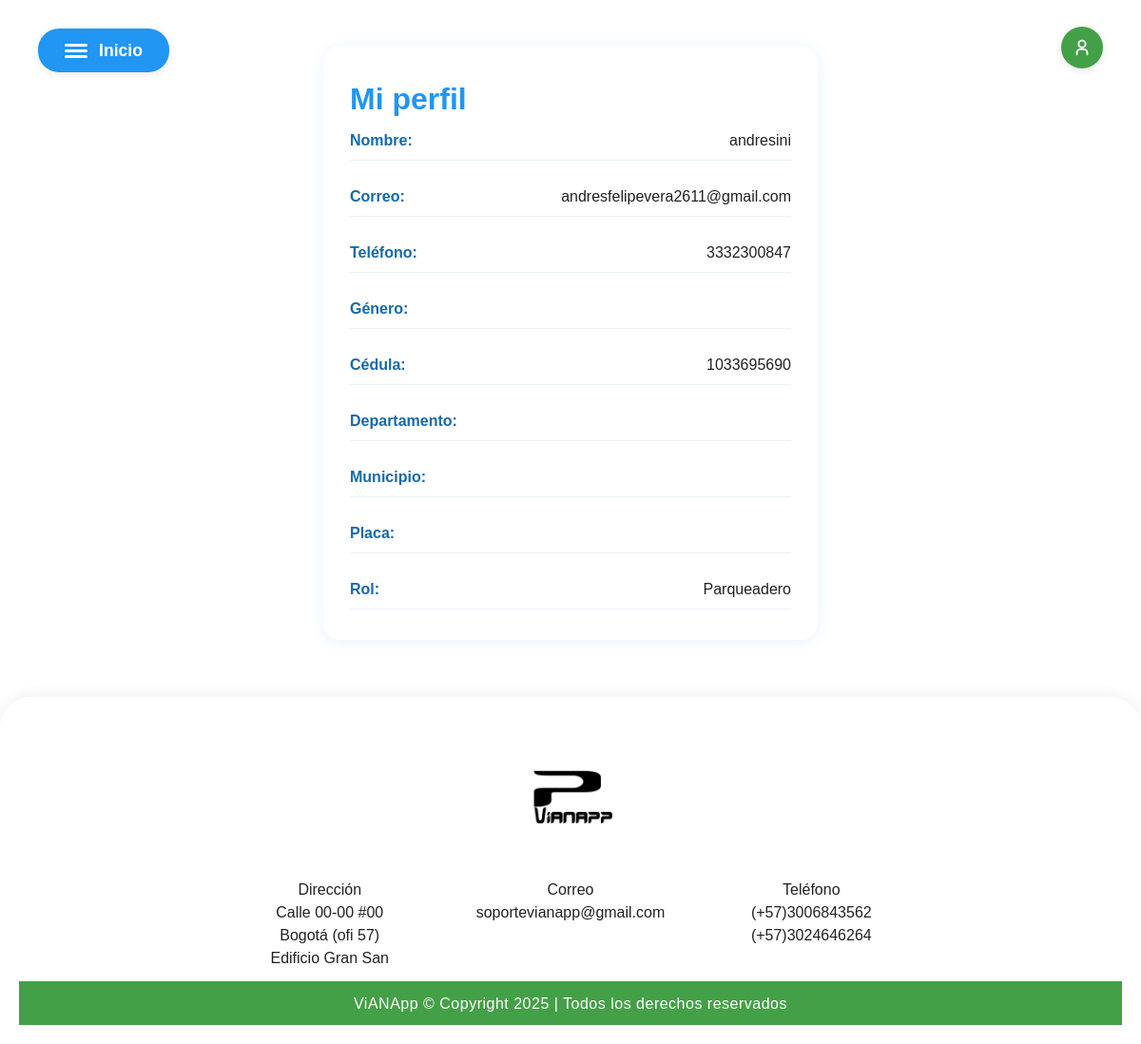
The app's page /profile/ (signed in) with its own data.
### core/models.py (models this page shows, shortened)
class Profile(models.Model):
    ROLES = (
        ('admin', 'Admin'),
        ('cliente', 'Cliente'),
        ('parqueadero', 'Parqueadero'),
    )
    user = models.OneToOneField(User, on_delete=models.CASCADE)
    rol = models.CharField(max_length=20, choices=ROLES, default='cliente')
    nombres = models.CharField(max_length=100)
    apellidos = models.CharField(max_length=100)
    telefono = models.CharField(max_length=20)
    genero = models.CharField(max_length=20, blank=True)
    cedula = models.CharField(max_length=30)
    departamento = models.CharField(max_length=50)
    municipio = models.CharField(max_length=50)
    placa = models.CharField(max_length=20)
    tarjeta = models.ImageField(upload_to='tarjetas/', blank=True, null=True)

### core/urls.py (the view)
# urls.py: path('profile/', profile, name='profile'),
@login_required
def profile(request):
    return render(request, 'core/profile.html', {'user': request.user, 'profile': request.user.profile})

### core/templates/core/profile.html (shortened to what this page needs)
{% extends 'core/base.html' %}
{% load static %}
    {% block content %}
    <div class="profile-outer">
        <h1 class="azul">Mi perfil</h1>
        <div class="profile-card">
            <div class="profile-row">
                <span class="profile-label">Nombre:</span>
                <span class="profile-value">{{ profile.nombres }} {{ profile.apellidos }}</span>
            </div>
            <div class="profile-row">
                <span class="profile-label">Correo:</span>
                <span class="profile-value">{{ user.email }}</span>
            </div>
            <div class="profile-row">
                <span class="profile-label">Teléfono:</span>
                <span class="profile-value">{{ profile.telefono }}</span>
            </div>
            <div class="profile-row">
                <span class="profile-label">Género:</span>
            </div>
            <div class="profile-row">
                <span class="profile-label">Cédula:</span>
                <span class="profile-value">{{ profile.cedula }}</span>
            </div>
            <div class="profile-row">
                <span class="profile-label">Departamento:</span>
            </div>
            <div class="profile-row">
                <span class="profile-label">Municipio:</span>
            </div>
            <div class="profile-row">
                <span class="profile-label">Placa:</span>
            </div>
            <div class="profile-row">
                <span class="profile-label">Rol:</span>
                <span class="profile-value">{{ profile.rol|title }}</span>
            </div>
        </div>
    </div>
    {% endblock %}

### core/static/core/style.css (style rules this page uses)
* { margin: 0; padding: 0; box-sizing: border-box; }
.azul { color: #2196f3 !important; font-weight: 700; }
body { font-family: Arial, sans-serif; line-height: 1.5; }
.profile-outer { max-width: 520px; margin: 48px auto 0 auto; background: #fff; border-radius: 18px; box-shadow: 0 2px 16px rgba(33,150,243,0.10); padding: 32px 28px; }
.profile-card { display: flex; flex-direction: column; gap: 18px; }
.profile-row { display: flex; justify-content: space-between; align-items: center; padding: 8px 0; border-bottom: 1px solid #eaf1fb; }
.profile-label { font-weight: 600; color: #1769aa; min-width: 120px; }
.profile-value { color: #222; font-weight: 400; word-break: break-word; }

### records on screen
Profile: nombres "andresini", telefono "3332300847", cedula "1033695690", rol "Parqueadero"

### other values on screen
{{ user.email }} "andresfelipevera2611@gmail.com"
